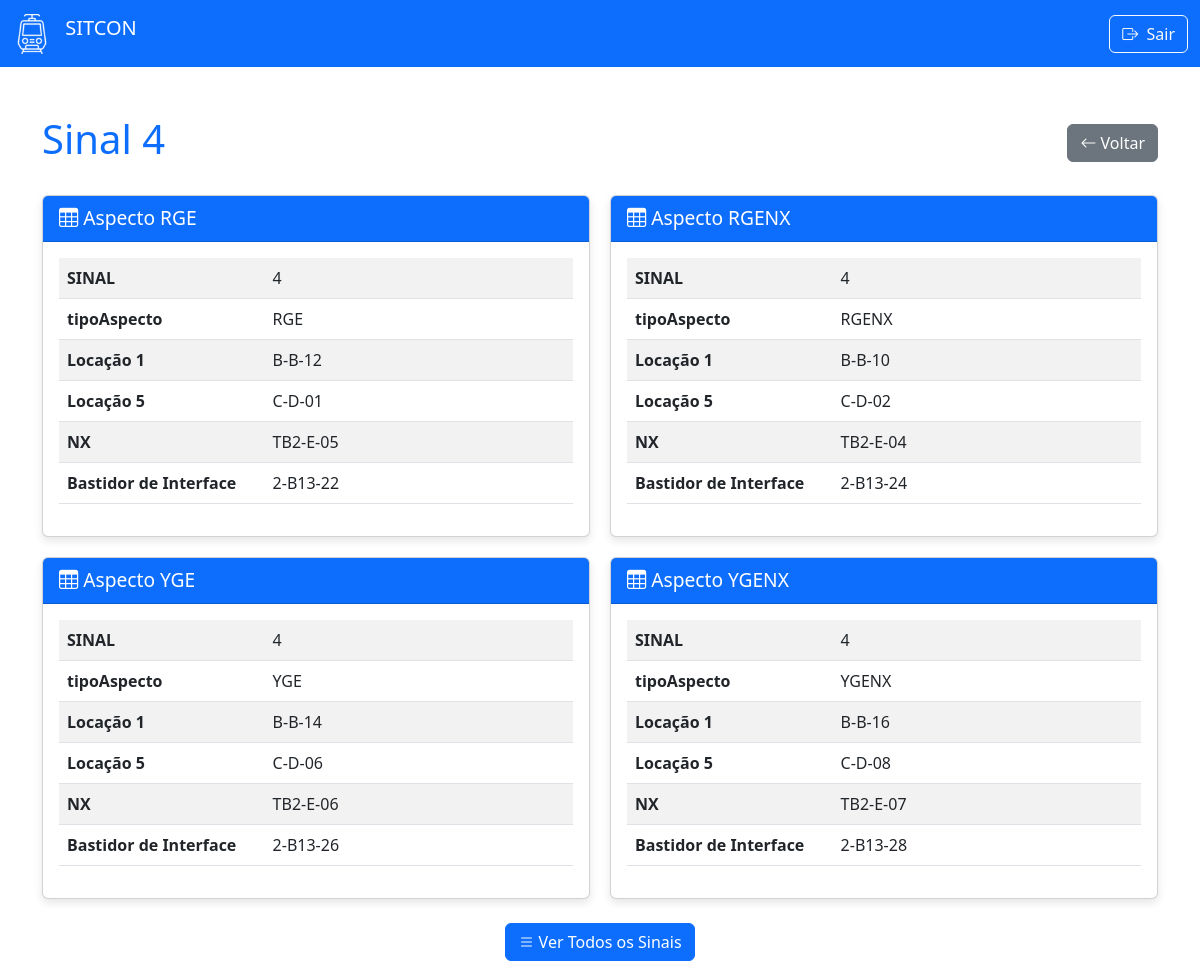
The app's page /sinais/4 (signed in) with its own data.
### models.py (models this page shows, shortened)
class Sinais(db.Model):
    __tablename__ = 'sinais'
    idSinais = db.Column(db.Integer, primary_key=True)
    tipoAspecto = db.Column(db.String(5), primary_key=True)
    L1 = db.Column(db.String(8), nullable=True)
    L2 = db.Column(db.String(8), nullable=True)
    L3 = db.Column(db.String(8), nullable=True)
    L4 = db.Column(db.String(8), nullable=True)
    L5 = db.Column(db.String(8), nullable=True)
    L6 = db.Column(db.String(8), nullable=True)
    L7 = db.Column(db.String(8), nullable=True)
    L8 = db.Column(db.String(8), nullable=True)
    L10 = db.Column(db.String(8), nullable=True)
    tower = db.Column(db.String(8), nullable=True)
    interface = db.Column(db.String(8), nullable=True)
    L14 = db.Column(db.String(8), nullable=True)
    L15 = db.Column(db.String(8), nullable=True)
    L16 = db.Column(db.String(8), nullable=True)
    L18 = db.Column(db.String(8), nullable=True)
    L19 = db.Column(db.String(8), nullable=True)
    L20 = db.Column(db.String(8), nullable=True)
    L21 = db.Column(db.String(8), nullable=True)
    L22 = db.Column(db.String(8), nullable=True)
    L23 = db.Column(db.String(8), nullable=True)

### app.py (the view)
@app.route('/sinais/<sinal_id>')
def sinal_detail(sinal_id):
    if not session.get('logado'):
        return redirect(url_for('login'))
    try:
        amv_number = int(sinal_id)
    except ValueError:
        flash('ID do SINAL inválido', 'error')
        return redirect(url_for('sianais'))
    TRADUCAO_CAMPOS = {
      'idSinais': 'SINAL',
      'tipoAspecto': 'Tipo do Aspecto',
      'L1': 'Locação 1',
        'L2': 'Locação 2',
        'L3': 'Locação 3',
        'L4': 'Locação 4',
        'L5': 'Locação 5',
        'L6': 'Locação 6',
        'L7': 'Locação 7',
        'L9': 'Locação 9',
        'L10': 'Locação 10',
        'tower': 'NX',
        'interface': 'Bastidor de Interface',
        'L14': 'Locação 14',
        'L15': 'Locação 15',
        'L16': 'Locação 16',
        'L17': 'Locação 17',
        'L18': 'Locação 18',
        'L20': 'Locação 20',
        'L21': 'Locação 21',
        'L22': 'Locação 22',
        'L23': 'Locação 23'
    }
    registros = Sinais.query.filter_by(idSinais=sinal_id).all()
    if not registros:
        flash(f'SINAL {sinal_id} não encontrado', 'warning')
        return redirect(url_for('sinal'))
    dados = []
    for registro in registros:
        campos_registro = {}
        for coluna in Sinais.__table__.columns:
            nome_original = coluna.name
            nome_amigavel = nome_original if nome_original == 'tipoAspecto' else TRADUCAO_CAMPOS.get(nome_original, nome_original)
            valor = getattr(registro, nome_original)
            if valor not in [None, '']:
                campos_registro[nome_amigavel] = valor
        dados.append(campos_registro)
    if not dados:
        flash(f'Sinal {sinal_id} não encontrado', 'warning')
        return redirect(url_for('sinais'))
    return render_template('sinal_detail.html',
                        sinal_id=sinal_id,
                        registros=dados)

### templates/sinal_detail.html (shortened to what this page needs)
<!DOCTYPE html>
<html lang="pt-BR">
<head>
    <link href="https://cdn.jsdelivr.net/npm/bootstrap@5.3.0/dist/css/bootstrap.min.css" rel="stylesheet" />
    <link rel="stylesheet" href="https://cdn.jsdelivr.net/npm/bootstrap-icons@1.10.0/font/bootstrap-icons.css">
</head>
<body>
    <nav class="navbar bg-primary navbar-dark">
        <div class="container-fluid">
            <a class="navbar-brand" href="/sitcon">
                <img src="{{ url_for('static', filename='images/train3.png') }}"
                     alt="Logo SITCON"
                     width="40"
                     height="40"
                     class="d-inline-block align-text-top me-2" />
                SITCON
            </a>
            <div class="d-flex">
                <a href="{{ url_for('logout') }}" class="btn btn-outline-light">
                    <i class="bi bi-box-arrow-right me-1"></i> Sair
                </a>
            </div>
        </div>
    </nav>
    <div class="container mt-5">
        <div class="d-flex justify-content-between align-items-center mb-4">
            <h1 class="text-primary">Sinal {{ sinal_id }}</h1>
            <a href="/sinais" class="btn btn-secondary">
                <i class="bi bi-arrow-left"></i> Voltar
            </a>
        </div>
        <div class="registro-grid">
            <div class="card">
                <div class="card-header bg-primary text-white">
                    <i class="bi bi-table"></i> Aspecto RGE
                </div>
                <div class="card-body">
                    <div class="table-responsive">
                        <table class="table table-striped">
                            <tbody>
                                {% if registros|length > 0 %}
                                    {% for nome, valor in registros[0].items() %}
                                    <tr>
                                        <td width="40%"><strong>{{ nome }}</strong></td>
                                        <td>{{ valor }}</td>
                                    </tr>
                                    {% endfor %}
                                {% else %}
                                    <tr>
                                        <td colspan="2" class="text-center">Nenhum dado disponível</td>
                                    </tr>
                                {% endif %}
                            </tbody>
                        </table>
                    </div>
                </div>
            </div>
            <div class="card">
                <div class="card-header bg-primary text-white">
                    <i class="bi bi-table"></i> Aspecto RGENX
                </div>
                <div class="card-body">
                    <div class="table-responsive">
                        <table class="table table-striped">
                            <tbody>
                                {% if registros|length > 1 %}
                                    {% for nome, valor in registros[1].items() %}
                                    <tr>
                                        <td width="40%"><strong>{{ nome }}</strong></td>
                                        <td>{{ valor }}</td>
                                    </tr>
                                    {% endfor %}
                                {% else %}
                                    <tr>
                                        <td colspan="2" class="text-center">Nenhum dado disponível</td>
                                    </tr>
                                {% endif %}
                            </tbody>
                        </table>
                    </div>
                </div>
            </div>
            <div class="card">
                <div class="card-header bg-primary text-white">
                    <i class="bi bi-table"></i> Aspecto YGE
                </div>
                <div class="card-body">
                    <div class="table-responsive">
                        <table class="table table-striped">
                            <tbody>
                                {% if registros|length > 2 %}
                                    {% for nome, valor in registros[2].items() %}
                                    <tr>
                                        <td width="40%"><strong>{{ nome }}</strong></td>
                                        <td>{{ valor }}</td>
                                    </tr>
                                    {% endfor %}
                                {% else %}
                                    <tr>
                                        <td colspan="2" class="text-center">Nenhum dado disponível</td>
                                    </tr>
                                {% endif %}
                            </tbody>
                        </table>
                    </div>
                </div>
            </div>
            <div class="card">
                <div class="card-header bg-primary text-white">
                    <i class="bi bi-table"></i> Aspecto YGENX
                </div>
                <div class="card-body">
                    <div class="table-responsive">
                        <table class="table table-striped">
                            <tbody>
                                {% if registros|length > 3 %}
                                    {% for nome, valor in registros[3].items() %}
                                    <tr>
                                        <td width="40%"><strong>{{ nome }}</strong></td>
                                        <td>{{ valor }}</td>
                                    </tr>
                                    {% endfor %}
                                {% else %}
                                    <tr>
                                        <td colspan="2" class="text-center">Nenhum dado disponível</td>
                                    </tr>
                                {% endif %}
                            </tbody>
                        </table>
                    </div>
                </div>
            </div>
        </div>
        <div class="text-center mt-4">
            <a href="/sinais" class="btn btn-primary">
                <i class="bi bi-list"></i> Ver Todos os Sinais
            </a>
        </div>
    </div>
</body>
</html>

### templates/sinal_detail.html (style rules this page uses)
.card-header { font-size: 1.2rem; }
.card { box-shadow: 0 4px 8px rgba(0,0,0,0.1); height: 100%; }
.table-responsive { max-height: 300px; overflow-y: auto; }
.registro-grid { display: grid; grid-template-columns: repeat(2, 1fr); gap: 20px; }

### records on screen
Sinais: nome "tipoAspecto", tipoAspecto "RGE", nome "Locação 1", L1 "B-B-12", nome "Locação 5", L5 "C-D-01", nome "NX", tower "TB2-E-05", nome "Bastidor de Interface", interface "2-B13-22"
Sinais: nome "tipoAspecto", tipoAspecto "RGENX", nome "Locação 1", L1 "B-B-10", nome "Locação 5", L5 "C-D-02", nome "NX", tower "TB2-E-04", nome "Bastidor de Interface", interface "2-B13-24"
Sinais: nome "tipoAspecto", tipoAspecto "YGE", nome "Locação 1", L1 "B-B-14", nome "Locação 5", L5 "C-D-06", nome "NX", tower "TB2-E-06", nome "Bastidor de Interface", interface "2-B13-26"
Sinais: nome "tipoAspecto", tipoAspecto "YGENX", nome "Locação 1", L1 "B-B-16", nome "Locação 5", L5 "C-D-08", nome "NX", tower "TB2-E-07", nome "Bastidor de Interface", interface "2-B13-28"

### other values on screen
{{ sinal_id }} "4"
{{ nome }} "SINAL"
{{ valor }} "4"
